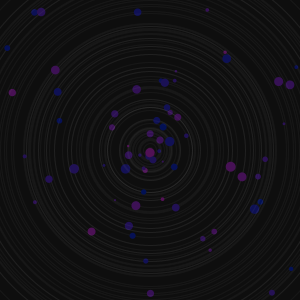
Frame 1 (no input)
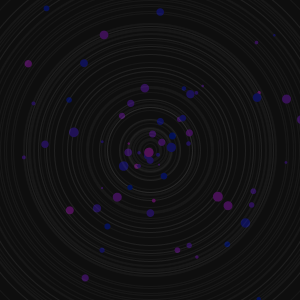
Frame 60 (the mouse pressed at the canvas centre just before this capture)
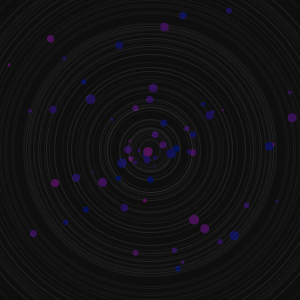
Frame 120 (the mouse held since frame 60 and released just before this capture)

The Processing sketch that drew these frames (run headless with seeded random() and noise(); from frame 60 on, the mouse is pressed at the canvas centre):

// Processing sketch: processing_40142
// ── processing_40142.pde

int num = 100; //number of required variables

//create the arrays
float[] x = new float[num]; // radius of the orbit
float[] s = new float[num]; // size of the planet
float[] rot = new float[num]; // rotation
float[] speed = new float[num]; // rotating speed
color[] c = new color[num]; // planet color


void setup() {
  size(300, 300);
  colorMode(RGB, width);
  smooth();

  //seeding the array

  for (int i=0; i < num; i++) {
    x[i] = random(width);
    s[i] = random(2, 10);
    rot[i] = random(radians(360)); // 0-360 converted to radians
    speed[i] = random(0.1, 0.5);
    c[i] = color(int(random(100)), 20, 100);
  }
}


void draw() {
  background(17);

  for (int i=0; i < num; i++) {
    pushMatrix();
    translate(150, 150);

    //draw an orbit ring
    stroke(255, 15);
    noFill();
    ellipse(0, 0, 2 * x[i], 2 * x[i]);

    rotate(rot[i]);
    rot[i] = rot[i] + radians(speed[i]);

    //draw the planets
    noStroke();
    fill(c[i]);

    ellipse (x[i], 0, s[i], s[i]);

    popMatrix();
  }
}
